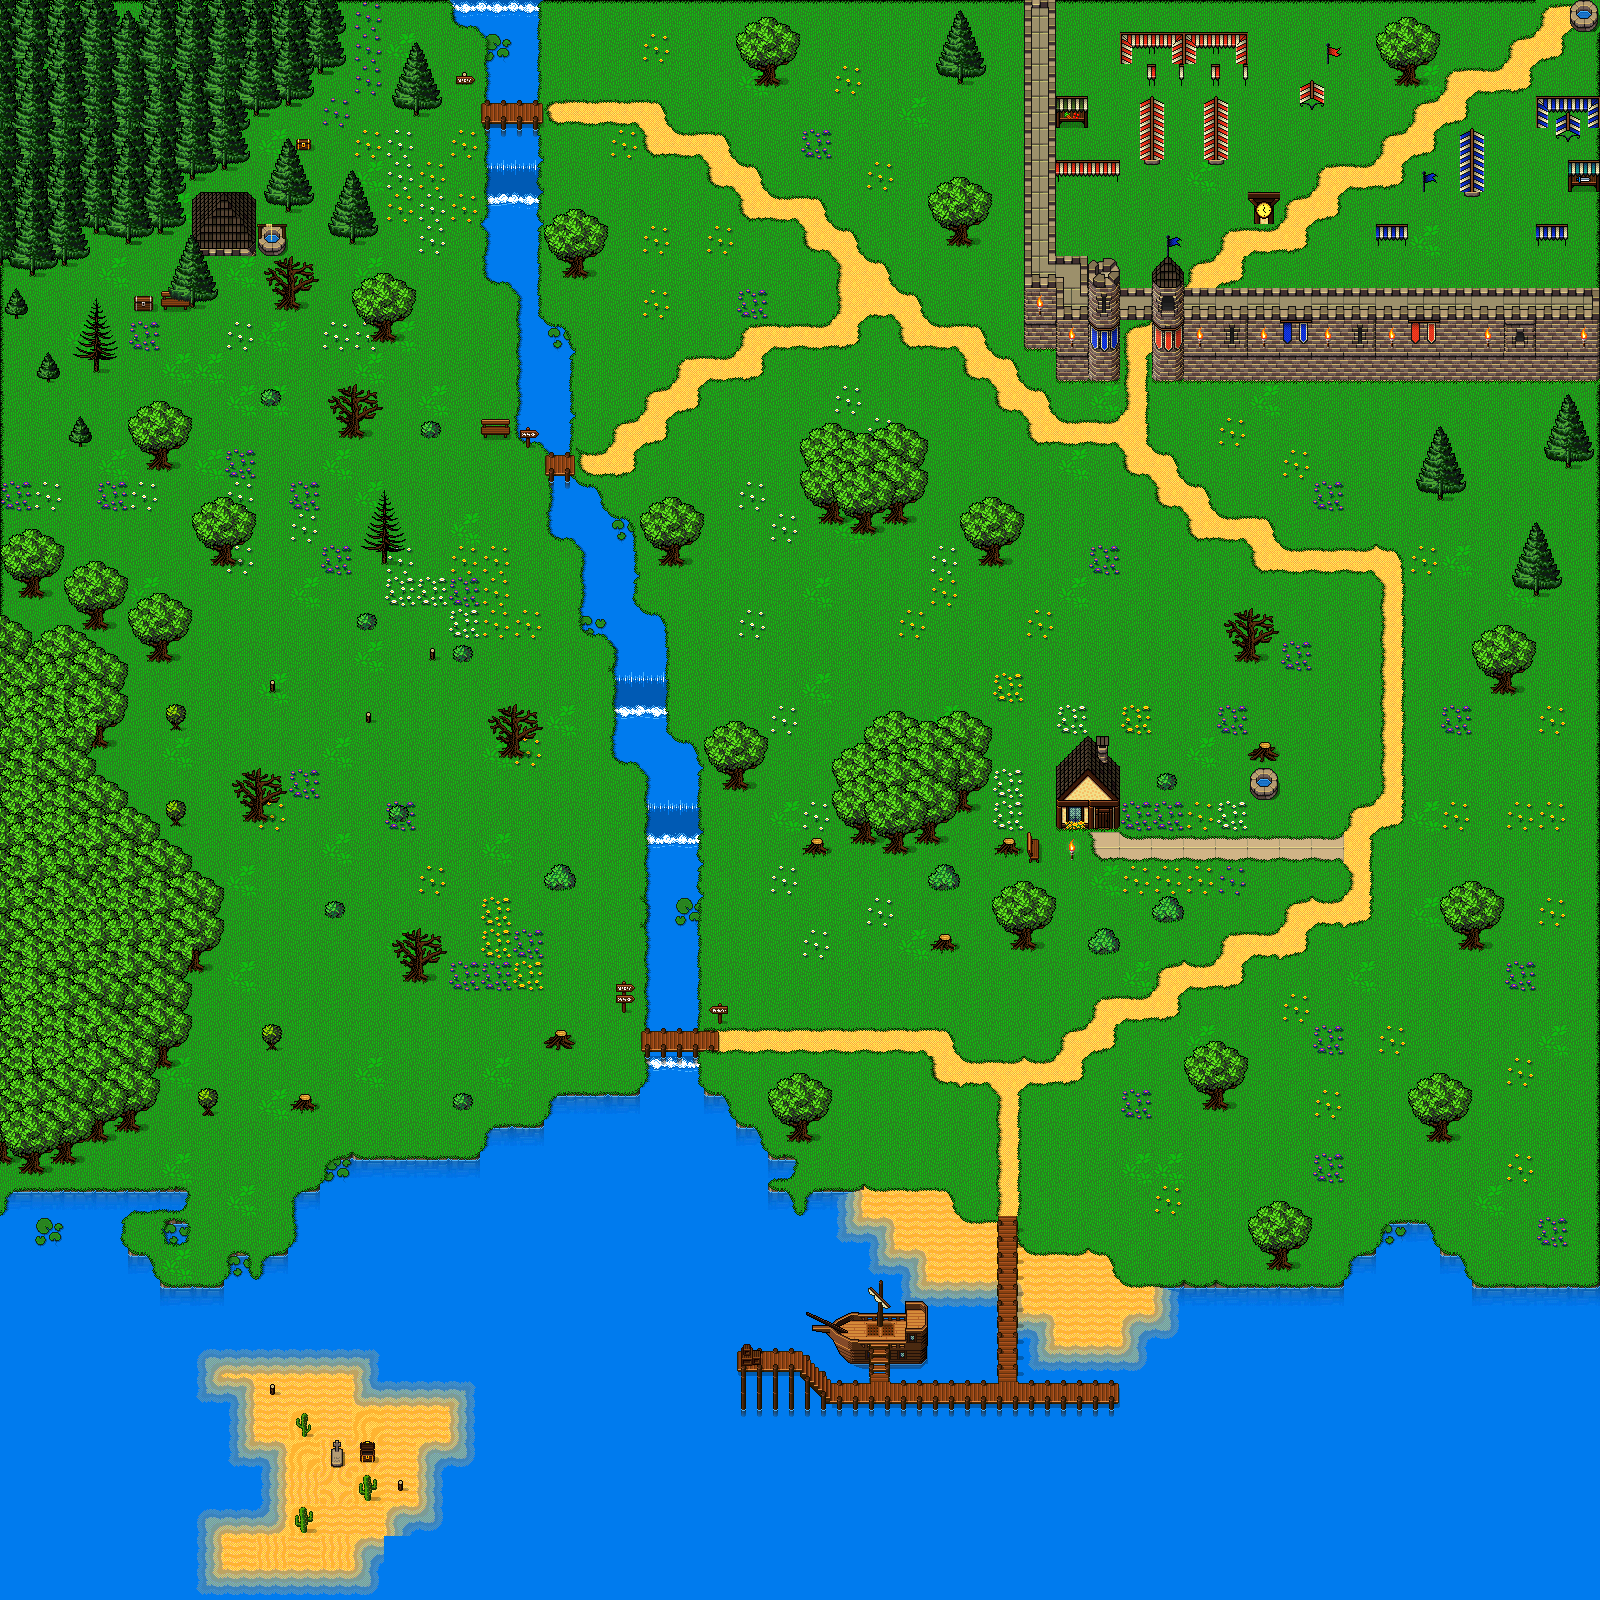

A level layout from a 2D game, rendered from its tile map. Below: a short description, then the map file with tile-grid data replaced by summaries:
An orthogonal 50x50 tile map with 32x32 px tiles, 4 tile layers (Tile Layer 1, Tile Layer 2, Tile Layer 3, Tile Layer 4), 1 hidden layer not drawn, 2 tilesets.

<map version="1.10" tiledversion="1.12.0" orientation="orthogonal" renderorder="right-down" width="50" height="50" tilewidth="32" tileheight="32" infinite="0" nextlayerid="7" nextobjectid="1">
 <tileset firstgid="1" source="../TiledSets/TileSeti.tsx" />
 <tileset firstgid="1289" source="../TiledSets/TileSeti2.tsx" />
 <layer id="6" name="Collision" width="50" height="50" visible="0">
  <data>[2500 cells, 427 non-empty, 1 distinct tile ids]</data>
 </layer>
 <layer id="1" name="Tile Layer 1" width="50" height="50">
  <data>[2500 cells, 2500 non-empty, 29 distinct tile ids]</data>
 </layer>
 <layer id="2" name="Tile Layer 2" width="50" height="50">
  <data>[2500 cells, 712 non-empty, 177 distinct tile ids]</data>
 </layer>
 <layer id="3" name="Tile Layer 3" width="50" height="50">
  <data>[2500 cells, 545 non-empty, 183 distinct tile ids]</data>
 </layer>
 <layer id="4" name="Tile Layer 4" width="50" height="50">
  <data>[2500 cells, 91 non-empty, 55 distinct tile ids]</data>
 </layer>
</map>
